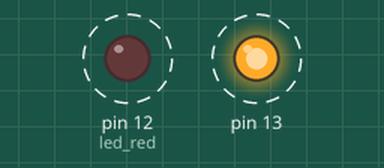
Recording of a sketch running on a simulated Arduino Uno, built with avr-gcc and run on an emulated ATmega328P. Shown: output pins drawn as LEDs (lit = HIGH). Dashed ring = blinking.

Above: at 0.5 s.
Timing chart, 0 to 4.6 s (numbered marks = the images above):
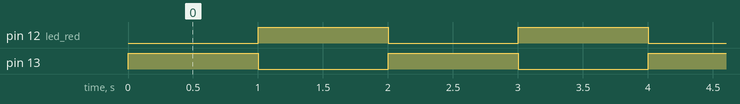

The sketch:

aufgabe31.ino
```cpp
int led_red = 12;
int led_green = 12 + 1;

int counter = 1;

void blink_if_even(int n) {
    if (n % 2 == 0) {// even
        digitalWrite(led_red , HIGH);
        digitalWrite(led_green , LOW);
    }
    if (n % 2 == 1) {// odd
        digitalWrite(led_red , LOW);
        digitalWrite(led_green , HIGH);
    }
}

void setup() {
    pinMode(led_red , OUTPUT);
    pinMode(led_green , OUTPUT);
}

void loop() {
    blink_if_even(counter);
    counter = counter + 1;
    delay (1000);
}
```

Measured:
- by itself, pin 12 (led_red), pin 13: alternates HIGH for 1.0 s and LOW for 1.0 s
